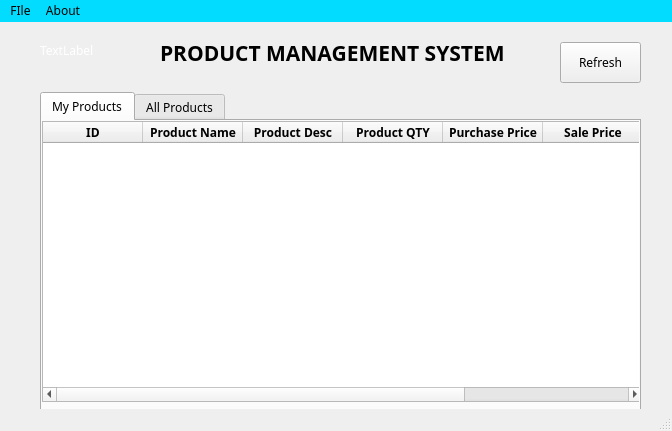
<?xml version="1.0" encoding="UTF-8"?>
<ui version="4.0">
 <class>UserMenu</class>
 <widget class="QMainWindow" name="UserMenu">
  <property name="geometry">
   <rect>
    <x>0</x>
    <y>0</y>
    <width>672</width>
    <height>431</height>
   </rect>
  </property>
  <property name="cursor">
   <cursorShape>ArrowCursor</cursorShape>
  </property>
  <property name="windowTitle">
   <string>Product Management System</string>
  </property>
  <widget class="QWidget" name="centralwidget">
   <widget class="QTabWidget" name="tabWidget">
    <property name="geometry">
     <rect>
      <x>40</x>
      <y>70</y>
      <width>601</width>
      <height>321</height>
     </rect>
    </property>
    <property name="font">
     <font>
      <family>Poppins</family>
      <weight>50</weight>
      <bold>false</bold>
     </font>
    </property>
    <property name="currentIndex">
     <number>0</number>
    </property>
    <widget class="QWidget" name="my_products">
     <attribute name="title">
      <string>My Products</string>
     </attribute>
     <widget class="QTableWidget" name="my_products_widget">
      <property name="geometry">
       <rect>
        <x>0</x>
        <y>0</y>
        <width>601</width>
        <height>281</height>
       </rect>
      </property>
      <column>
       <property name="text">
        <string>ID</string>
       </property>
       <property name="font">
        <font>
         <family>Poppins</family>
         <weight>75</weight>
         <bold>true</bold>
        </font>
       </property>
       <property name="textAlignment">
        <set>AlignCenter</set>
       </property>
      </column>
      <column>
       <property name="text">
        <string>Product Name</string>
       </property>
       <property name="font">
        <font>
         <family>Poppins</family>
         <weight>75</weight>
         <bold>true</bold>
        </font>
       </property>
       <property name="textAlignment">
        <set>AlignCenter</set>
       </property>
      </column>
      <column>
       <property name="text">
        <string>Product Desc</string>
       </property>
       <property name="font">
        <font>
         <family>Poppins</family>
         <weight>75</weight>
         <bold>true</bold>
        </font>
       </property>
       <property name="textAlignment">
        <set>AlignCenter</set>
       </property>
      </column>
      <column>
       <property name="text">
        <string>Product QTY</string>
       </property>
       <property name="font">
        <font>
         <family>Poppins</family>
         <weight>75</weight>
         <bold>true</bold>
        </font>
       </property>
       <property name="textAlignment">
        <set>AlignCenter</set>
       </property>
      </column>
      <column>
       <property name="text">
        <string>Purchase Price</string>
       </property>
       <property name="font">
        <font>
         <family>Poppins</family>
         <weight>75</weight>
         <bold>true</bold>
        </font>
       </property>
       <property name="textAlignment">
        <set>AlignCenter</set>
       </property>
      </column>
      <column>
       <property name="text">
        <string>Sale Price</string>
       </property>
       <property name="font">
        <font>
         <family>Poppins</family>
         <weight>75</weight>
         <bold>true</bold>
        </font>
       </property>
       <property name="textAlignment">
        <set>AlignCenter</set>
       </property>
      </column>
      <column>
       <property name="text">
        <string>Added Date</string>
       </property>
       <property name="font">
        <font>
         <family>Poppins</family>
         <weight>75</weight>
         <bold>true</bold>
        </font>
       </property>
       <property name="textAlignment">
        <set>AlignCenter</set>
       </property>
      </column>
     </widget>
    </widget>
    <widget class="QWidget" name="all_products">
     <attribute name="title">
      <string>All Products</string>
     </attribute>
     <widget class="QTableWidget" name="all_products_widget">
      <property name="geometry">
       <rect>
        <x>0</x>
        <y>0</y>
        <width>601</width>
        <height>281</height>
       </rect>
      </property>
      <column>
       <property name="text">
        <string>ID</string>
       </property>
       <property name="font">
        <font>
         <family>Poppins</family>
         <weight>75</weight>
         <bold>true</bold>
        </font>
       </property>
       <property name="textAlignment">
        <set>AlignCenter</set>
       </property>
      </column>
      <column>
       <property name="text">
        <string>Product Name</string>
       </property>
       <property name="font">
        <font>
         <family>Poppins</family>
         <weight>75</weight>
         <bold>true</bold>
        </font>
       </property>
       <property name="textAlignment">
        <set>AlignCenter</set>
       </property>
      </column>
      <column>
       <property name="text">
        <string>Product Desc</string>
       </property>
       <property name="font">
        <font>
         <family>Poppins</family>
         <weight>75</weight>
         <bold>true</bold>
        </font>
       </property>
       <property name="textAlignment">
        <set>AlignCenter</set>
       </property>
      </column>
      <column>
       <property name="text">
        <string>Product QTY</string>
       </property>
       <property name="font">
        <font>
         <family>Poppins</family>
         <weight>75</weight>
         <bold>true</bold>
        </font>
       </property>
       <property name="textAlignment">
        <set>AlignCenter</set>
       </property>
      </column>
      <column>
       <property name="text">
        <string>Price</string>
       </property>
       <property name="font">
        <font>
         <family>Poppins</family>
         <weight>75</weight>
         <bold>true</bold>
        </font>
       </property>
       <property name="textAlignment">
        <set>AlignCenter</set>
       </property>
      </column>
      <column>
       <property name="text">
        <string>Added Date</string>
       </property>
       <property name="font">
        <font>
         <family>Poppins</family>
         <weight>75</weight>
         <bold>true</bold>
        </font>
       </property>
       <property name="textAlignment">
        <set>AlignCenter</set>
       </property>
      </column>
     </widget>
    </widget>
   </widget>
   <widget class="QLabel" name="label">
    <property name="geometry">
     <rect>
      <x>160</x>
      <y>10</y>
      <width>361</width>
      <height>41</height>
     </rect>
    </property>
    <property name="font">
     <font>
      <family>Poppins</family>
      <pointsize>16</pointsize>
      <weight>75</weight>
      <bold>true</bold>
     </font>
    </property>
    <property name="text">
     <string>PRODUCT MANAGEMENT SYSTEM</string>
    </property>
   </widget>
   <widget class="QPushButton" name="refreshButton">
    <property name="geometry">
     <rect>
      <x>560</x>
      <y>20</y>
      <width>81</width>
      <height>41</height>
     </rect>
    </property>
    <property name="font">
     <font>
      <family>Poppins</family>
     </font>
    </property>
    <property name="cursor">
     <cursorShape>PointingHandCursor</cursorShape>
    </property>
    <property name="text">
     <string>Refresh</string>
    </property>
   </widget>
   <widget class="QLabel" name="nameLabel">
    <property name="geometry">
     <rect>
      <x>40</x>
      <y>20</y>
      <width>81</width>
      <height>16</height>
     </rect>
    </property>
    <property name="font">
     <font>
      <family>Poppins</family>
     </font>
    </property>
    <property name="styleSheet">
     <string notr="true">color: rgb(255, 255, 255)</string>
    </property>
    <property name="text">
     <string>TextLabel</string>
    </property>
   </widget>
  </widget>
  <widget class="QMenuBar" name="menubar">
   <property name="geometry">
    <rect>
     <x>0</x>
     <y>0</y>
     <width>672</width>
     <height>27</height>
    </rect>
   </property>
   <property name="font">
    <font>
     <family>Poppins</family>
     <weight>50</weight>
     <bold>false</bold>
     <underline>false</underline>
     <strikeout>false</strikeout>
    </font>
   </property>
   <property name="cursor">
    <cursorShape>PointingHandCursor</cursorShape>
   </property>
   <property name="focusPolicy">
    <enum>Qt::TabFocus</enum>
   </property>
   <property name="styleSheet">
    <string notr="true">background-color: #01dcff;
color: black</string>
   </property>
   <widget class="QMenu" name="menuFIle">
    <property name="cursor">
     <cursorShape>PointingHandCursor</cursorShape>
    </property>
    <property name="title">
     <string>FIle</string>
    </property>
    <addaction name="actionAdd_New_Product"/>
    <addaction name="actionSearch_Products"/>
    <addaction name="separator"/>
    <addaction name="actionExit"/>
   </widget>
   <widget class="QMenu" name="menuHelp">
    <property name="cursor">
     <cursorShape>PointingHandCursor</cursorShape>
    </property>
    <property name="title">
     <string>About</string>
    </property>
    <addaction name="actionAbout_Application"/>
    <addaction name="actionHelp"/>
    <addaction name="separator"/>
    <addaction name="actionAbout_QT"/>
   </widget>
   <addaction name="menuFIle"/>
   <addaction name="menuHelp"/>
  </widget>
  <widget class="QStatusBar" name="statusbar"/>
  <action name="actionAdd_New_Product">
   <property name="text">
    <string>Add New Product</string>
   </property>
   <property name="font">
    <font>
     <family>Poppins</family>
    </font>
   </property>
  </action>
  <action name="actionSearch_Products">
   <property name="text">
    <string>Search Products</string>
   </property>
  </action>
  <action name="actionExit">
   <property name="text">
    <string>Exit</string>
   </property>
  </action>
  <action name="actionAbout_Application">
   <property name="text">
    <string>About Application</string>
   </property>
  </action>
  <action name="actionHelp">
   <property name="text">
    <string>Help</string>
   </property>
  </action>
  <action name="actionAbout_QT">
   <property name="text">
    <string>About QT</string>
   </property>
  </action>
 </widget>
 <resources/>
 <connections/>
</ui>
